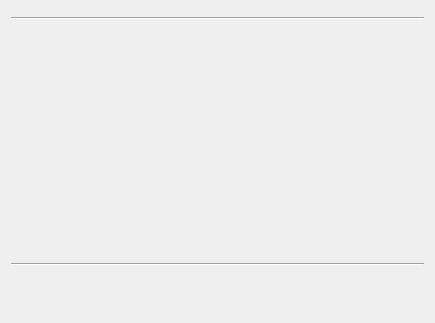
<?xml version="1.0" encoding="UTF-8"?>
<ui version="4.0">
 <class>layer_container</class>
 <widget class="QWidget" name="layer_container">
  <property name="geometry">
   <rect>
    <x>0</x>
    <y>0</y>
    <width>435</width>
    <height>323</height>
   </rect>
  </property>
  <property name="windowTitle">
   <string>Form</string>
  </property>
  <layout class="QGridLayout" name="gridLayout">
   <item row="3" column="0">
    <widget class="Line" name="line">
     <property name="orientation">
      <enum>Qt::Horizontal</enum>
     </property>
    </widget>
   </item>
   <item row="2" column="0">
    <widget class="QScrollArea" name="layers">
     <property name="styleSheet">
      <string notr="true">border-radius: 0px</string>
     </property>
     <property name="frameShape">
      <enum>QFrame::StyledPanel</enum>
     </property>
     <property name="frameShadow">
      <enum>QFrame::Sunken</enum>
     </property>
     <property name="widgetResizable">
      <bool>true</bool>
     </property>
     <property name="alignment">
      <set>Qt::AlignLeading|Qt::AlignLeft|Qt::AlignTop</set>
     </property>
     <widget class="QWidget" name="scrollAreaWidgetContents">
      <property name="geometry">
       <rect>
        <x>0</x>
        <y>0</y>
        <width>417</width>
        <height>225</height>
       </rect>
      </property>
      <property name="sizePolicy">
       <sizepolicy hsizetype="Preferred" vsizetype="Preferred">
        <horstretch>0</horstretch>
        <verstretch>0</verstretch>
       </sizepolicy>
      </property>
      <layout class="QVBoxLayout" name="verticalLayout">
       <property name="spacing">
        <number>0</number>
       </property>
       <property name="leftMargin">
        <number>0</number>
       </property>
       <property name="topMargin">
        <number>0</number>
       </property>
       <property name="rightMargin">
        <number>0</number>
       </property>
       <property name="bottomMargin">
        <number>0</number>
       </property>
      </layout>
     </widget>
    </widget>
   </item>
   <item row="4" column="0">
    <widget class="QWidget" name="horizontalWidget" native="true">
     <property name="sizePolicy">
      <sizepolicy hsizetype="Expanding" vsizetype="Preferred">
       <horstretch>0</horstretch>
       <verstretch>0</verstretch>
      </sizepolicy>
     </property>
     <property name="layoutDirection">
      <enum>Qt::LeftToRight</enum>
     </property>
     <layout class="QHBoxLayout" name="horizontalLayout_8">
      <property name="spacing">
       <number>0</number>
      </property>
      <property name="leftMargin">
       <number>0</number>
      </property>
      <property name="topMargin">
       <number>0</number>
      </property>
      <property name="rightMargin">
       <number>0</number>
      </property>
      <property name="bottomMargin">
       <number>0</number>
      </property>
      <item>
       <widget class="QPushButton" name="new_layer_button">
        <property name="sizePolicy">
         <sizepolicy hsizetype="Fixed" vsizetype="Fixed">
          <horstretch>0</horstretch>
          <verstretch>0</verstretch>
         </sizepolicy>
        </property>
        <property name="minimumSize">
         <size>
          <width>40</width>
          <height>40</height>
         </size>
        </property>
        <property name="toolTip">
         <string>Create a new layer</string>
        </property>
        <property name="styleSheet">
         <string notr="true">border-color: rgb(61, 56, 70);</string>
        </property>
        <property name="text">
         <string/>
        </property>
        <property name="icon">
         <iconset theme="document-new"/>
        </property>
        <property name="iconSize">
         <size>
          <width>20</width>
          <height>20</height>
         </size>
        </property>
        <property name="flat">
         <bool>true</bool>
        </property>
       </widget>
      </item>
      <item>
       <widget class="QPushButton" name="layer_up_button">
        <property name="sizePolicy">
         <sizepolicy hsizetype="Minimum" vsizetype="Minimum">
          <horstretch>0</horstretch>
          <verstretch>0</verstretch>
         </sizepolicy>
        </property>
        <property name="minimumSize">
         <size>
          <width>40</width>
          <height>40</height>
         </size>
        </property>
        <property name="toolTip">
         <string>Move layer up</string>
        </property>
        <property name="styleSheet">
         <string notr="true">border-color: rgb(61, 56, 70);</string>
        </property>
        <property name="text">
         <string/>
        </property>
        <property name="icon">
         <iconset theme="go-up" resource="../../../resources.qrc">
          <normaloff>:/icons/041-up-arrow.png</normaloff>:/icons/041-up-arrow.png</iconset>
        </property>
        <property name="iconSize">
         <size>
          <width>20</width>
          <height>20</height>
         </size>
        </property>
        <property name="flat">
         <bool>true</bool>
        </property>
       </widget>
      </item>
      <item>
       <widget class="QPushButton" name="layer_down_button">
        <property name="sizePolicy">
         <sizepolicy hsizetype="Minimum" vsizetype="Minimum">
          <horstretch>0</horstretch>
          <verstretch>0</verstretch>
         </sizepolicy>
        </property>
        <property name="minimumSize">
         <size>
          <width>40</width>
          <height>40</height>
         </size>
        </property>
        <property name="toolTip">
         <string>Move layer down</string>
        </property>
        <property name="styleSheet">
         <string notr="true">border-color: rgb(61, 56, 70);</string>
        </property>
        <property name="text">
         <string/>
        </property>
        <property name="icon">
         <iconset theme="go-down" resource="../../../resources.qrc">
          <normaloff>:/icons/042-down-arrow.png</normaloff>:/icons/042-down-arrow.png</iconset>
        </property>
        <property name="iconSize">
         <size>
          <width>20</width>
          <height>20</height>
         </size>
        </property>
        <property name="flat">
         <bool>true</bool>
        </property>
       </widget>
      </item>
      <item>
       <widget class="QPushButton" name="merge_layer_button">
        <property name="toolTip">
         <string>Merge selected layers</string>
        </property>
        <property name="text">
         <string/>
        </property>
        <property name="icon">
         <iconset theme="go-jump" resource="../../../resources.qrc">
          <normaloff>:/icons/002-merge.png</normaloff>:/icons/002-merge.png</iconset>
        </property>
        <property name="iconSize">
         <size>
          <width>20</width>
          <height>20</height>
         </size>
        </property>
        <property name="flat">
         <bool>true</bool>
        </property>
       </widget>
      </item>
      <item>
       <spacer name="horizontalSpacer">
        <property name="orientation">
         <enum>Qt::Horizontal</enum>
        </property>
        <property name="sizeHint" stdset="0">
         <size>
          <width>500</width>
          <height>20</height>
         </size>
        </property>
       </spacer>
      </item>
      <item>
       <widget class="QPushButton" name="delete_layer_button">
        <property name="sizePolicy">
         <sizepolicy hsizetype="Fixed" vsizetype="Fixed">
          <horstretch>0</horstretch>
          <verstretch>0</verstretch>
         </sizepolicy>
        </property>
        <property name="minimumSize">
         <size>
          <width>40</width>
          <height>40</height>
         </size>
        </property>
        <property name="toolTip">
         <string>Delete layer</string>
        </property>
        <property name="styleSheet">
         <string notr="true">border-color: rgb(61, 56, 70);</string>
        </property>
        <property name="text">
         <string/>
        </property>
        <property name="icon">
         <iconset theme="edit-clear"/>
        </property>
        <property name="iconSize">
         <size>
          <width>20</width>
          <height>20</height>
         </size>
        </property>
        <property name="flat">
         <bool>true</bool>
        </property>
       </widget>
      </item>
     </layout>
    </widget>
   </item>
   <item row="0" column="0">
    <widget class="SliderWidget" name="opacity_widget" native="true"/>
   </item>
   <item row="1" column="0">
    <widget class="Line" name="line_2">
     <property name="orientation">
      <enum>Qt::Horizontal</enum>
     </property>
    </widget>
   </item>
  </layout>
 </widget>
 <customwidgets>
  <customwidget>
   <class>SliderWidget</class>
   <extends>QWidget</extends>
   <header>airunner/widgets/slider/slider_widget</header>
   <container>1</container>
  </customwidget>
 </customwidgets>
 <resources>
  <include location="../../../resources.qrc"/>
 </resources>
 <connections/>
</ui>
